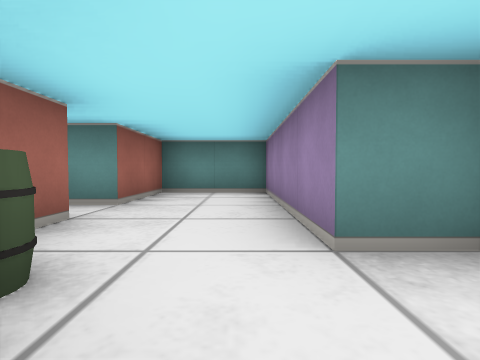
View 1 (above)

12 first-person views from a walk through a cub3D level. The camera is about half as high as the walls, tilts 2° down and sees 80° across. The floor is counted in squares. Each view is taken from the middle of a square. On the plan, view 1 faces up. The plan holds only what a view shows up to about 9 squares ahead; the rest is blank.

View 2
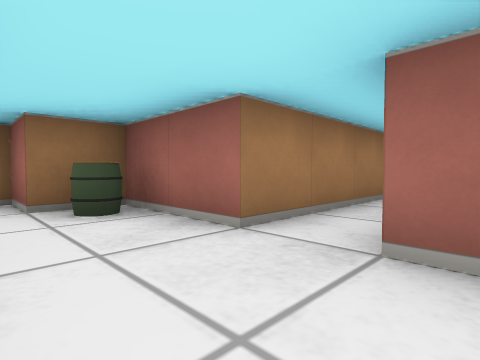

View 3
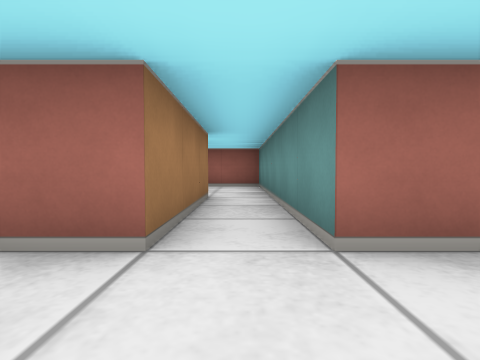

View 4
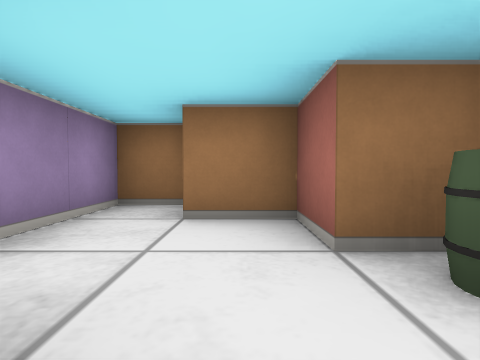

View 5
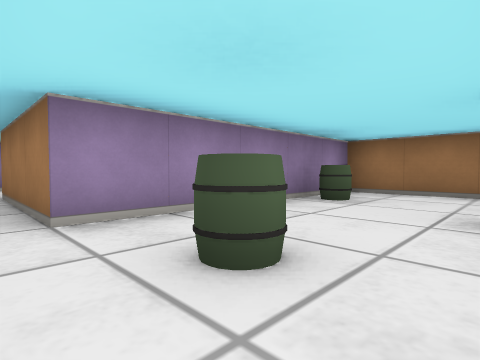

View 6
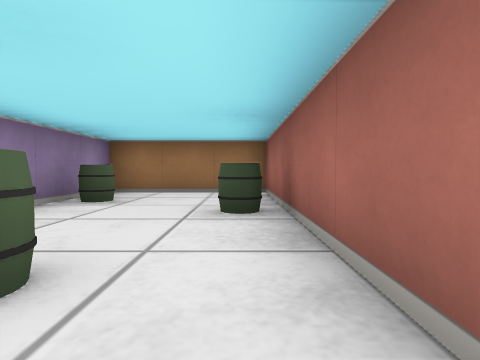

View 7
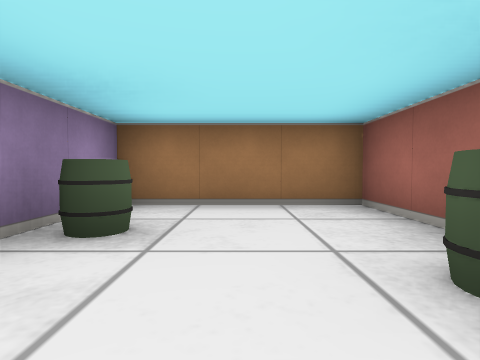

View 8
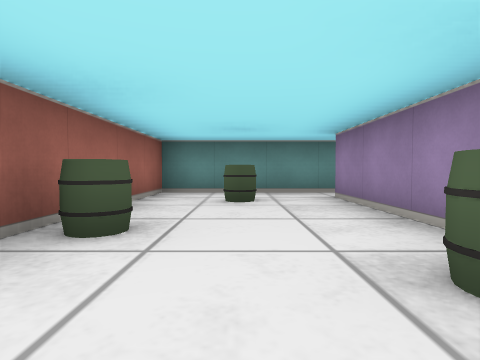

View 9
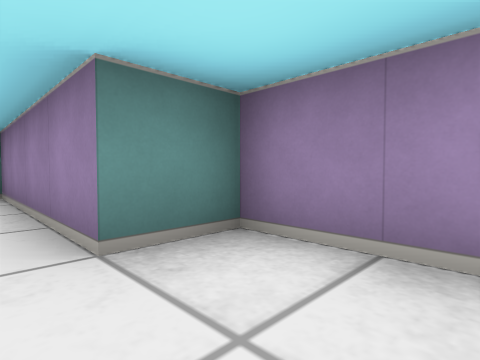

View 10
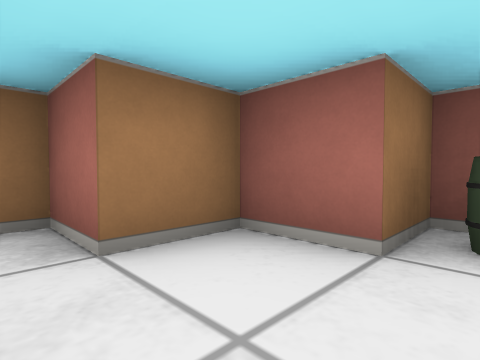

View 11
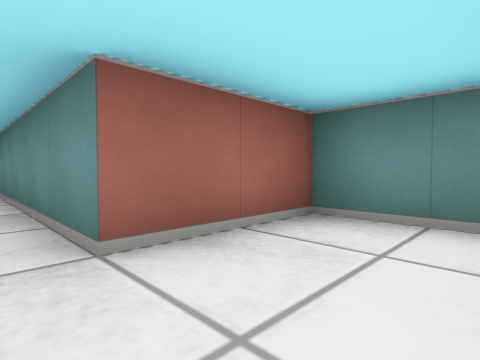

View 12
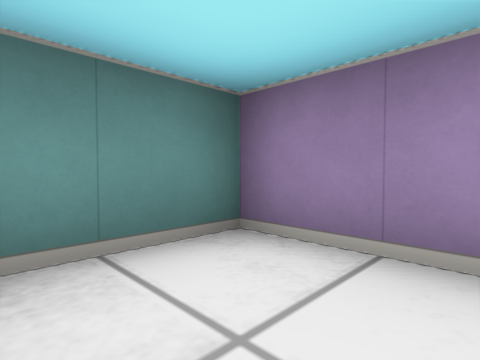

### Floor plan
Points are (right, up) in squares from view 1. A wall is a line through its corners. A room is listed if a view was taken in it or the views show most of it. See-through windows are left out.
Room 1 (views 1, 2, 3, 4, 9, 10, 11, 12)
walls: (-4.5, 2.5) (-1.5, 2.5) (-1.5, 0.5) (-0.5, 0.5) (-0.5, -0.5) (0.5, -0.5) (0.5, -1.5) (1.5, -1.5) (1.5, 1.5) (0.5, 1.5) (0.5, 5.5) (-1.5, 5.5) (-1.5, 3.5) (-4.5, 3.5)
ways out: opening at (-4, 3) to room 2
objects: barrel (-1, 1)
Room 2 (views 5, 6, 7, 8)
walls: (-4.5, 3.5) (-7.5, 3.5) (-7.5, -2.5) (-4.5, -2.5) (-4.5, 2.5)
ways out: opening at (-4, 3) to room 1
objects: barrel (-7, 0); barrel (-6, 2); barrel (-5, -1)

Positions as (right, up) in squares from view 1, and headings:
1: (0, 0), facing up
2: (0, 4), facing down-left
3: (0, 3), facing left
4: (0, 2), facing down
5: (-7, 3), facing down-right
6: (-7, 3), facing down
7: (-6, 1), facing down
8: (-6, -2), facing up
9: (0, 0), facing up-right
10: (1, 1), facing down-left
11: (0, 3), facing up-left
12: (-1, 4), facing up-right
